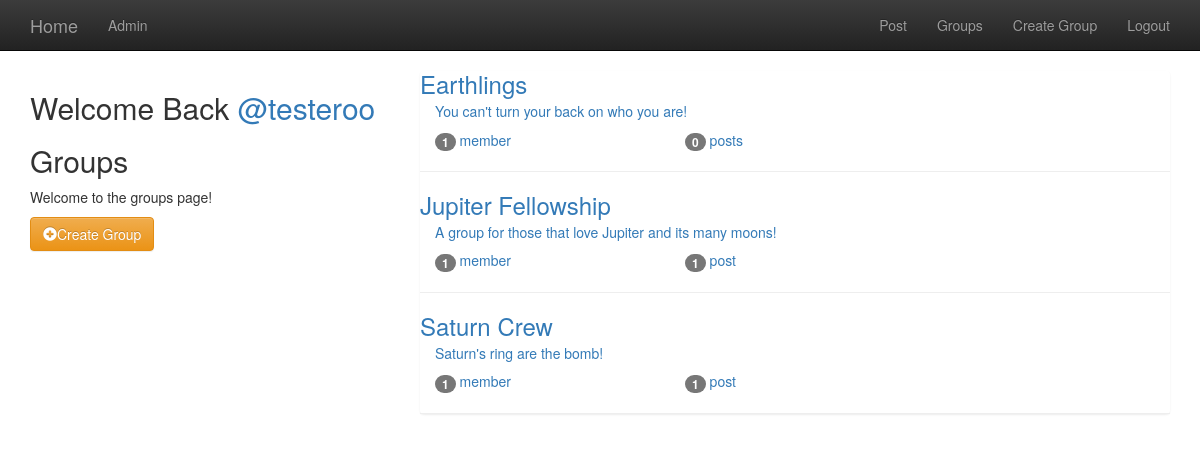
Screenshot of /groups/ (signed in) with the database file from the repository.
### groups/models.py (models this page shows, shortened)
class Group(models.Model):
    name = models.CharField(max_length=255, unique=True)
    slug = models.SlugField(allow_unicode=True, unique=True)
    description = models.TextField(blank=True, default='')
    description_html = models.TextField(editable=False, default='', blank=True)
    members = models.ManyToManyField(User, through='GroupMember')
    class Meta():
        ordering = ['name']

### groups/views.py (the view)
class ListGroups(generic.ListView):
    model = Group

### groups/templates/groups/group_list.html
{% extends "groups/group_base.html" %} {% block pregroup %}
<div class="col-md-4">
    <div class="content">
        {% if user.is_authenticated %}
        <h2>Welcome Back <a href="{% url 'posts:for_user' username=user.username %}">
                @{{user.username}}
            </a></h2> {% endif %}
        <h2>Groups</h2>
        <p>Welcome to the groups page!</p>
    </div>
    {% if user.is_authenticated %}
    <a class="btn btn-md btn-fill btn-warning" href="{% url 'groups:create' %}">
            <span class="glyphicon glyphicon-plus-sign"></span>Create Group
        </a> {% endif %}
</div>
{% endblock %} {% block group_content %}
<div class="col-md-8">
    <div class="list-group">
        {% for group in object_list %}
        <a href="{% url 'groups:single' slug=group.slug %}">
            <h3 class="title list-group-item-heading">{{group.name}}</h3>
            <div class="list-group-item-text container-fluid">
                {{ group.description_html|safe }}
                <div class="row">
                    <div class="col-md-4">
                        <span class="badge">{{ group.members.count }}</span> member{{ group.members.count|pluralize }}
                    </div>
                    <div class="col-md-4">
                        <span class="badge">{{group.posts.count}}</span> post{{group.posts.count|pluralize}}
                    </div>
                </div>
            </div>
        </a>
        <hr>
        {% endfor %}
    </div>
</div>
{% endblock %}

### rows the page displays
Group: name "Earthlings", description_html "You can't turn your back on who you are!", members.count "1", posts.count "0"
Group: name "Jupiter Fellowship", description_html "A group for those that love Jupiter and its many moons!", members.count "1", posts.count "1"
Group: name "Saturn Crew", description_html "Saturn's ring are the bomb!", members.count "1", posts.count "1"

### other values shown
{{ user.username }} "testeroo"
